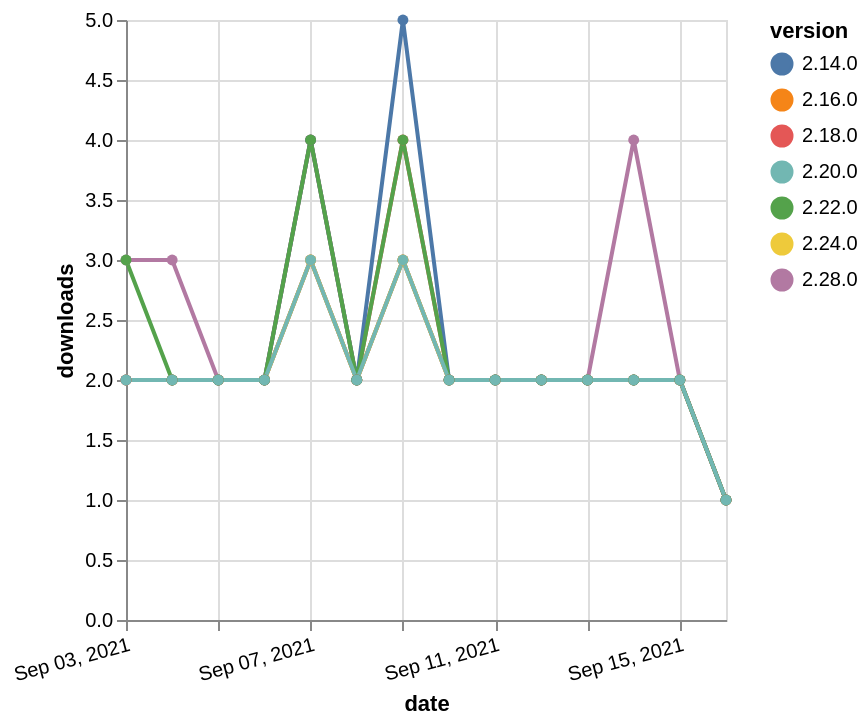

The Vega-Lite source for this figure:
### Vega-Lite specification from a JSON file in a GitHub repository (floating-point values rounded to 4 significant figures)
{"$schema": "https://vega.github.io/schema/vega-lite/v5.json", "description": "A simple bar chart with embedded data.", "data": {"values": [{"date": "2021-09-03", "total": 240, "delta": 3, "version": "2.28.0"}, {"date": "2021-09-04", "total": 243, "delta": 3, "version": "2.28.0"}, {"date": "2021-09-05", "total": 245, "delta": 2, "version": "2.28.0"}, {"date": "2021-09-06", "total": 247, "delta": 2, "version": "2.28.0"}, {"date": "2021-09-07", "total": 250, "delta": 3, "version": "2.28.0"}, {"date": "2021-09-08", "total": 252, "delta": 2, "version": "2.28.0"}, {"date": "2021-09-09", "total": 255, "delta": 3, "version": "2.28.0"}, {"date": "2021-09-10", "total": 257, "delta": 2, "version": "2.28.0"}, {"date": "2021-09-11", "total": 259, "delta": 2, "version": "2.28.0"}, {"date": "2021-09-12", "total": 261, "delta": 2, "version": "2.28.0"}, {"date": "2021-09-13", "total": 263, "delta": 2, "version": "2.28.0"}, {"date": "2021-09-14", "total": 267, "delta": 4, "version": "2.28.0"}, {"date": "2021-09-15", "total": 269, "delta": 2, "version": "2.28.0"}, {"date": "2021-09-16", "total": 270, "delta": 1, "version": "2.28.0"}, {"date": "2021-09-03", "total": 2608, "delta": 2, "version": "2.16.0"}, {"date": "2021-09-04", "total": 2610, "delta": 2, "version": "2.16.0"}, {"date": "2021-09-05", "total": 2612, "delta": 2, "version": "2.16.0"}, {"date": "2021-09-06", "total": 2614, "delta": 2, "version": "2.16.0"}, {"date": "2021-09-07", "total": 2617, "delta": 3, "version": "2.16.0"}, {"date": "2021-09-08", "total": 2619, "delta": 2, "version": "2.16.0"}, {"date": "2021-09-09", "total": 2622, "delta": 3, "version": "2.16.0"}, {"date": "2021-09-10", "total": 2624, "delta": 2, "version": "2.16.0"}, {"date": "2021-09-11", "total": 2626, "delta": 2, "version": "2.16.0"}, {"date": "2021-09-12", "total": 2628, "delta": 2, "version": "2.16.0"}, {"date": "2021-09-13", "total": 2630, "delta": 2, "version": "2.16.0"}, {"date": "2021-09-14", "total": 2632, "delta": 2, "version": "2.16.0"}, {"date": "2021-09-15", "total": 2634, "delta": 2, "version": "2.16.0"}, {"date": "2021-09-16", "total": 2635, "delta": 1, "version": "2.16.0"}, {"date": "2021-09-03", "total": 1481, "delta": 2, "version": "2.24.0"}, {"date": "2021-09-04", "total": 1483, "delta": 2, "version": "2.24.0"}, {"date": "2021-09-05", "total": 1485, "delta": 2, "version": "2.24.0"}, {"date": "2021-09-06", "total": 1487, "delta": 2, "version": "2.24.0"}, {"date": "2021-09-07", "total": 1490, "delta": 3, "version": "2.24.0"}, {"date": "2021-09-08", "total": 1492, "delta": 2, "version": "2.24.0"}, {"date": "2021-09-09", "total": 1495, "delta": 3, "version": "2.24.0"}, {"date": "2021-09-10", "total": 1497, "delta": 2, "version": "2.24.0"}, {"date": "2021-09-11", "total": 1499, "delta": 2, "version": "2.24.0"}, {"date": "2021-09-12", "total": 1501, "delta": 2, "version": "2.24.0"}, {"date": "2021-09-13", "total": 1503, "delta": 2, "version": "2.24.0"}, {"date": "2021-09-14", "total": 1505, "delta": 2, "version": "2.24.0"}, {"date": "2021-09-15", "total": 1507, "delta": 2, "version": "2.24.0"}, {"date": "2021-09-16", "total": 1508, "delta": 1, "version": "2.24.0"}, {"date": "2021-09-03", "total": 2488, "delta": 2, "version": "2.18.0"}, {"date": "2021-09-04", "total": 2490, "delta": 2, "version": "2.18.0"}, {"date": "2021-09-05", "total": 2492, "delta": 2, "version": "2.18.0"}, {"date": "2021-09-06", "total": 2494, "delta": 2, "version": "2.18.0"}, {"date": "2021-09-07", "total": 2498, "delta": 4, "version": "2.18.0"}, {"date": "2021-09-08", "total": 2500, "delta": 2, "version": "2.18.0"}, {"date": "2021-09-09", "total": 2504, "delta": 4, "version": "2.18.0"}, {"date": "2021-09-10", "total": 2506, "delta": 2, "version": "2.18.0"}, {"date": "2021-09-11", "total": 2508, "delta": 2, "version": "2.18.0"}, {"date": "2021-09-12", "total": 2510, "delta": 2, "version": "2.18.0"}, {"date": "2021-09-13", "total": 2512, "delta": 2, "version": "2.18.0"}, {"date": "2021-09-14", "total": 2514, "delta": 2, "version": "2.18.0"}, {"date": "2021-09-15", "total": 2516, "delta": 2, "version": "2.18.0"}, {"date": "2021-09-16", "total": 2517, "delta": 1, "version": "2.18.0"}, {"date": "2021-09-03", "total": 3146, "delta": 2, "version": "2.14.0"}, {"date": "2021-09-04", "total": 3148, "delta": 2, "version": "2.14.0"}, {"date": "2021-09-05", "total": 3150, "delta": 2, "version": "2.14.0"}, {"date": "2021-09-06", "total": 3152, "delta": 2, "version": "2.14.0"}, {"date": "2021-09-07", "total": 3156, "delta": 4, "version": "2.14.0"}, {"date": "2021-09-08", "total": 3158, "delta": 2, "version": "2.14.0"}, {"date": "2021-09-09", "total": 3163, "delta": 5, "version": "2.14.0"}, {"date": "2021-09-10", "total": 3165, "delta": 2, "version": "2.14.0"}, {"date": "2021-09-11", "total": 3167, "delta": 2, "version": "2.14.0"}, {"date": "2021-09-12", "total": 3169, "delta": 2, "version": "2.14.0"}, {"date": "2021-09-13", "total": 3171, "delta": 2, "version": "2.14.0"}, {"date": "2021-09-14", "total": 3173, "delta": 2, "version": "2.14.0"}, {"date": "2021-09-15", "total": 3175, "delta": 2, "version": "2.14.0"}, {"date": "2021-09-16", "total": 3176, "delta": 1, "version": "2.14.0"}, {"date": "2021-09-03", "total": 2000, "delta": 3, "version": "2.22.0"}, {"date": "2021-09-04", "total": 2002, "delta": 2, "version": "2.22.0"}, {"date": "2021-09-05", "total": 2004, "delta": 2, "version": "2.22.0"}, {"date": "2021-09-06", "total": 2006, "delta": 2, "version": "2.22.0"}, {"date": "2021-09-07", "total": 2010, "delta": 4, "version": "2.22.0"}, {"date": "2021-09-08", "total": 2012, "delta": 2, "version": "2.22.0"}, {"date": "2021-09-09", "total": 2016, "delta": 4, "version": "2.22.0"}, {"date": "2021-09-10", "total": 2018, "delta": 2, "version": "2.22.0"}, {"date": "2021-09-11", "total": 2020, "delta": 2, "version": "2.22.0"}, {"date": "2021-09-12", "total": 2022, "delta": 2, "version": "2.22.0"}, {"date": "2021-09-13", "total": 2024, "delta": 2, "version": "2.22.0"}, {"date": "2021-09-14", "total": 2026, "delta": 2, "version": "2.22.0"}, {"date": "2021-09-15", "total": 2028, "delta": 2, "version": "2.22.0"}, {"date": "2021-09-16", "total": 2029, "delta": 1, "version": "2.22.0"}, {"date": "2021-09-03", "total": 2061, "delta": 2, "version": "2.20.0"}, {"date": "2021-09-04", "total": 2063, "delta": 2, "version": "2.20.0"}, {"date": "2021-09-05", "total": 2065, "delta": 2, "version": "2.20.0"}, {"date": "2021-09-06", "total": 2067, "delta": 2, "version": "2.20.0"}, {"date": "2021-09-07", "total": 2070, "delta": 3, "version": "2.20.0"}, {"date": "2021-09-08", "total": 2072, "delta": 2, "version": "2.20.0"}, {"date": "2021-09-09", "total": 2075, "delta": 3, "version": "2.20.0"}, {"date": "2021-09-10", "total": 2077, "delta": 2, "version": "2.20.0"}, {"date": "2021-09-11", "total": 2079, "delta": 2, "version": "2.20.0"}, {"date": "2021-09-12", "total": 2081, "delta": 2, "version": "2.20.0"}, {"date": "2021-09-13", "total": 2083, "delta": 2, "version": "2.20.0"}, {"date": "2021-09-14", "total": 2085, "delta": 2, "version": "2.20.0"}, {"date": "2021-09-15", "total": 2087, "delta": 2, "version": "2.20.0"}, {"date": "2021-09-16", "total": 2088, "delta": 1, "version": "2.20.0"}]}, "width": "container", "mark": {"type": "line", "point": {"filled": true}}, "encoding": {"x": {"field": "date", "type": "temporal", "timeUnit": "yearmonthdate", "title": "date", "axis": {"labelAngle": -15}}, "y": {"field": "delta", "type": "quantitative", "title": "downloads"}, "color": {"field": "version", "type": "nominal"}, "tooltip": {"field": "delta"}}}
